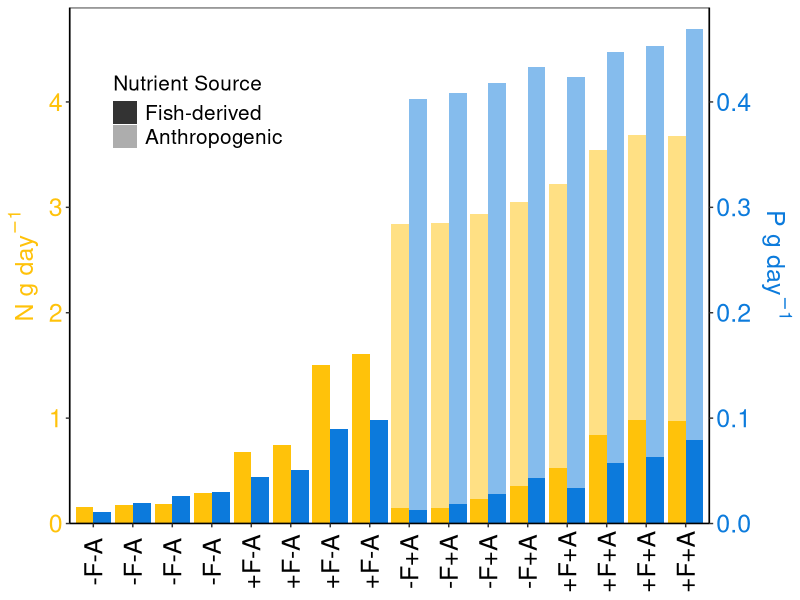

Source code (R): (Note: this script raises an error after producing the figure.)
###########
#This code makes the figures
##########


##Load libraries -------------
library(tidyverse)
library(ggpubr)
library(nortest) #for checking assumptions of linear models
library(nlme) #for lme function for mixed effects models


##Load functions ------------
stand <- function(X) { (X-mean(X,na.rm=T))/(2*sd(X,na.rm=T)) }


##Load data -----------------

databydist <- read_csv('processeddata/alldistdata.csv',
                       col_types = cols(Block = "c",))

bydist1mf <- databydist %>%
  filter(Distance == 1) %>%
  mutate(fish = case_when(fish == "high" ~ "lots",
                          fish == "low" ~ "few")) #flips the alphabetical order of the fish treatments to make interpreting results more intuitive

bydist1m <- databydist %>%
  filter(Distance == 1)

data5nutsLong <- databydist %>%
  ungroup() %>%
  select(Reef, Block, Treatment, Transect, Distance,
         agthalC, bgthalC, agCprod, bgCprod, agCturn, bgCturn) %>%
  mutate(nuttrt = case_when(Distance == 1 ~ case_when(Treatment == "A" ~ "2",
                                                      Treatment == "B" ~ "3",
                                                      Treatment == "C" ~ "4",
                                                      Treatment == "D" ~ "5"),
                            Distance == 20 ~ "1")) %>%
  pivot_longer(cols = c(agthalC:bgthalC, agCprod:bgCprod, agCturn:bgCturn),
               names_to = c("agbg",".value"),
               names_pattern = "(..)(.+)$")
  
data5nutsSummary <- data5nutsLong %>%
  group_by(nuttrt, agbg) %>%
  summarise(Cstockmean = mean(thalC),
            Cstocksd = sd(thalC),
            Cprodmean = mean(Cprod),
            Cprodsd = sd(Cprod),
            Cturnmean = mean(Cturn),
            Cturnsd = sd(Cturn))

##Figure 1 (just the nutrient plot part) -----------------

reefnutsplot <- databydist %>%
  ungroup() %>%
  select(Reef, avgfishN, avgfishP, fertN, fertP) %>%
  mutate(avgfishP = avgfishP * 10, fertP = fertP * 10) %>% #this is for dual axis plotting
  pivot_longer(cols = c(avgfishN,avgfishP,fertN,fertP), 
               names_to = c("source", ".value"), 
               names_pattern = "(.+)(.)$") %>% 
  pivot_longer(cols = c(N,P),
               names_to = "nutrient") %>%
  group_by(Reef, source, nutrient) %>%
  summarise(value = mean(value)) %>%
  group_by(Reef,nutrient) %>%
  mutate(total = cumsum(value),
         ordering = max(total)) %>% #this makes a column with max N and P values repeated for each reef to help with sorting x axis by total N
  ggplot(aes(x=forcats::fct_reorder(Reef, ordering), y=total, fill=nutrient)) +
  geom_col(data = . %>% filter(source=="avgfish"), position = position_dodge(width = 0.9), alpha = 1) +
  geom_col(data = . %>% filter(source=="fert"), position = position_dodge(width = 0.9), alpha = 0.5) +
  geom_tile(aes(y=NA_integer_, alpha = factor(source))) + 
  scale_alpha_manual(values = c(1,0.4), labels = c("avgfish" = "Fish-derived", "fert" = "Anthropogenic")) +
  scale_y_continuous(expression('N'~g~day^-1), sec.axis = sec_axis(~ . / 10, name = expression('P'~g~day^-1)), expand=expansion(mult=0,add=c(0,0.2))) + #removes space at bottom but not top
  theme_classic() + 
  scale_fill_manual(values = c(N = "#FFC20A", P = "#0C7BDC")) +
  labs(alpha= "Nutrient Source") +
  guides(fill = "none") +
  theme(axis.title.y = element_text(color = "#FFC20A", size=18),
        axis.text.y = element_text(color = "#FFC20A", size=18),
        axis.title.y.right = element_text(color = "#0C7BDC", size=18),
        axis.text.y.right = element_text(color = "#0C7BDC", size=18),
        axis.text.x = element_text(size=18, colour = "black", angle = 90, vjust = .5),
        axis.title.x = element_blank(),
        panel.border = element_rect(colour = "black", fill=NA),
        legend.position = "inside",
        legend.position.inside = c(.2,.8),
        legend.title = element_text(size = 15),
        legend.text = element_text(size = 15)) + 
  scale_x_discrete(labels = c('YM1A' = '-F-A', 'YM2A'= '-F-A', 'YM3A'= '-F-A', 'YM4A' = '-F-A',
                              'YM1B' = '+F-A', 'YM2B' = '+F-A', 'YM3B' = '+F-A', 'YM4B' = '+F-A',
                              'YM1C' = '-F+A', 'YM2C' = '-F+A', 'YM3C' = '-F+A', 'YM4C' = '-F+A',
                              'YM1D' = '+F+A', 'YM2D' = '+F+A', 'YM3D' = '+F+A', 'YM4D' = '+F+A'))

ggsave(filename = "fig1.pdf", path="outputs", plot=reefnutsplot, device = "pdf", width = 9, height = 4, units="in", dpi=300)


##Figure 2 -----------------
###a - categorical matrix -------------
####load models ---------
prodmodel1f3 <- lme(stand(log(coreprodweight+1)) ~ fish * fert, random = ~ 1|Block, data= bydist1mf) 
bladeweightmodel1f3 <- lme(stand(log(corebladeweightm2)) ~ fish * fert, random = ~ 1|Block, data= bydist1mf) 
sheathweightmodel1f3 <- lme(stand(log(sheathsm2)) ~ fish * fert, random = ~ 1|Block, data= bydist1mf) 
rhizomeweightmodel1f3 <- lme(stand(log(rhizomesm2)) ~ fish * fert, random = ~ 1|Block, data= bydist1mf) 
rootweightmodel1f3 <- lme(stand(rootsm2) ~ fish * fert, random = ~ 1|Block, data= bydist1mf) 
shootsmodel1f3 <- lme(stand(log(shootsm2+1)) ~ fish * fert, random = ~ 1|Block, data= bydist1mf) 
bladeCmodel1f3 <- lme(stand(meanC_Blades) ~ fish * fert, random = ~ 1|Block, data= bydist1mf) 
bladeNmodel1f3 <- lme(stand(meanN_Blades) ~ fish * fert, random = ~ 1|Block, data= bydist1mf) 
bladePmodel1f3 <- lme(stand(sqrt(meanP_Blades)) ~ fish * fert, random = ~ 1|Block, data= bydist1mf) 
bladedCmodel1f3 <- lme(stand(meandC_Blades) ~ fish * fert, random = ~ 1|Block, data= bydist1mf) 
sheathNmodel1f3 <- lme(stand((meanN_Sheaths)^(1/3)) ~ fish * fert, random = ~ 1|Block, data= bydist1mf) 
sheathPmodel1f3 <- lme(stand(log(meanP_Sheaths)) ~ fish * fert, random = ~ 1|Block, data= bydist1mf) 
sheathdCmodel1f3 <- lme(stand(meandC_Sheaths) ~ fish * fert, random = ~ 1|Block, data= bydist1mf) 
rhizomeCmodel1f3 <- lme(stand(log(meanC_Rhizomes+1)) ~ fish * fert, random = ~ 1|Block, data= bydist1mf) 
rhizomeNmodel1f3 <- lme(stand(log(meanN_Rhizomes)) ~ fish * fert, random = ~ 1|Block, data= bydist1mf) 
rhizomePmodel1f3 <- lme(stand(sqrt(meanP_Rhizomes)) ~ fish * fert, random = ~ 1|Block, data= bydist1mf) 
rhizomedCmodel1f3 <- lme(stand(meandC_Rhizomes) ~ fish * fert, random = ~ 1|Block, data= bydist1mf) 
rootNmodel1f3 <- lme(stand(meanN_Roots) ~ fish * fert, random = ~ 1|Block, data= bydist1mf) 
rootPmodel1f3 <- lme(stand(sqrt(meanP_Roots)) ~ fish * fert, random = ~ 1|Block, data= bydist1mf) 
rootdCmodel1f3 <- lme(stand(meandC_Roots) ~ fish * fert, random = ~ 1|Block, data= bydist1mf)
epsmodel1af3 <- lme(stand(totepweightperarea) ~ fish * fert, random = ~ 1|Block, data= bydist1mf) 
bitesmodel1f3 <- lme(stand(sqrt(corebitesperarea)) ~ fish * fert, random = ~ 1|Block, data= bydist1mf) 

####results matrix compilation -------
mods <- list(prodmodel1f3, bladeweightmodel1f3, sheathweightmodel1f3, rhizomeweightmodel1f3, rootweightmodel1f3,
             shootsmodel1f3, epsmodel1af3, bitesmodel1f3,
             bladeCmodel1f3, bladeNmodel1f3, bladePmodel1f3, bladedCmodel1f3,
             sheathNmodel1f3, sheathPmodel1f3, sheathdCmodel1f3,
             rhizomeCmodel1f3, rhizomeNmodel1f3, rhizomePmodel1f3, rhizomedCmodel1f3,
             rootNmodel1f3, rootPmodel1f3, rootdCmodel1f3)
modresultsmat <- matrix(ncol = 4, nrow = length(mods)) 
modestmat <- matrix(ncol = 4, nrow = length(mods))

for(i in 1:length(mods)){
  modresultsmat[i,] <- summary(mods[[i]])$tTable[,5] 
}

for(i in 1:length(mods)){
  modestmat[i,] <- summary(mods[[i]])$coefficients$fixed 
}


colnames(modresultsmat) <- c('intercept pval', 'fish pval', 'fert pval', 'fish x fert pval')
rownames(modresultsmat) <- c('prod', 'bladeweight', 'sheathweight', 'rhizomeweight', 'rootweight',
                             'shoots', 'epiphytes', 'bites',
                             'bladeC', 'bladeN', 'bladeP', 'bladedC',
                             'sheathN', 'sheathP', 'sheathdC',
                             'rhizomeC', 'rhizomeN', 'rhizomeP', 'rhizomedC',
                             'rootN', 'rootP', 'rootdC')

colnames(modestmat) <- c('intercept est', 'fish est', 'fert est', 'fish x fert est')
rownames(modestmat) <- c('prod', 'bladeweight', 'sheathweight','rhizomeweight', 'rootweight',
                         'shoots', 'epiphytes', 'bites',
                         'bladeC', 'bladeN', 'bladeP', 'bladedC',
                         'sheathN', 'sheathP', 'sheathdC',
                         'rhizomeC', 'rhizomeN', 'rhizomeP', 'rhizomedC',
                         'rootN', 'rootP', 'rootdC')


####make it in ggplot ---------

mat1f <- data.frame(modresultsmat[,"fish pval"]) %>%
  cbind(modestmat[,"fish est"]) %>%
  cbind("treatment" = "fish") %>%
  cbind("response" = c('AG Production', 'Blade Biomass', 'Sheath Biomass', 'Rhizome Biomass', 'Root Biomass', 'Shoot Density', 'Epiphytes', 'Bites',
                       'Blade %C', 'Blade %N', 'Blade %P', 'Blade d13C', 'Sheath %N', 'Sheath %P', 'Sheath d13C',
                       'Rhizome %C', 'Rhizome %N', 'Rhizome %P', 'Rhizome d13C', 'Root %N', 'Root %P', 'Root d13C'))
colnames(mat1f) <- c("pval", "est", "treatment", "response")
rownames(mat1f) <- NULL

mat2f <- data.frame(modresultsmat[,"fert pval"]) %>%
  cbind(modestmat[,"fert est"]) %>%
  cbind("treatment" = "fert") %>%
  cbind("response" = c('AG Production', 'Blade Biomass', 'Sheath Biomass', 'Rhizome Biomass', 'Root Biomass', 'Shoot Density', 'Epiphytes', 'Bites',
                       'Blade %C', 'Blade %N', 'Blade %P', 'Blade d13C', 'Sheath %N', 'Sheath %P', 'Sheath d13C',
                       'Rhizome %C', 'Rhizome %N', 'Rhizome %P', 'Rhizome d13C', 'Root %N', 'Root %P', 'Root d13C'))
colnames(mat2f) <- c("pval", "est", "treatment", "response")
rownames(mat2f) <- NULL

mat3f <- data.frame(modresultsmat[,"fish x fert pval"]) %>%
  cbind(modestmat[,"fish x fert est"]) %>%
  cbind("treatment" = "fish x fert") %>%
  cbind("response" = c('AG Production', 'Blade Biomass', 'Sheath Biomass', 'Rhizome Biomass', 'Root Biomass', 'Shoot Density', 'Epiphytes', 'Bites',
                       'Blade %C', 'Blade %N', 'Blade %P', 'Blade d13C', 'Sheath %N', 'Sheath %P', 'Sheath d13C',
                       'Rhizome %C', 'Rhizome %N', 'Rhizome %P', 'Rhizome d13C', 'Root %N', 'Root %P', 'Root d13C'))
colnames(mat3f) <- c("pval", "est", "treatment", "response")
rownames(mat3f) <- NULL

long1mf <- rbind(mat1f, mat2f, mat3f) %>%
  mutate("signif" = ifelse(pval<0.05,"*","")) %>%
  mutate(group = case_when(grepl('AG Production|Blade Biomass|Sheath Biomass|Rhizome Biomass|Root Biomass|Shoot Density|Blade d13C|Sheath d13C|Rhizome d13C|Root d13C', response) ~ 1,
                           grepl('Blade %C|Blade %N|Blade %P|Sheath %N|Sheath %P|Rhizome %C|Rhizome %N|Rhizome %P|Root %N|Root %P|Epiphytes', response) ~ 2,
                           grepl('Bites', response) ~ 3,
                           TRUE ~ NA))


long1mf$treatment <- factor(long1mf$treatment, levels = c("fish", "fert", "fish x fert"))
long1mf$response <- factor(long1mf$response, levels=c('AG Production', 'Blade Biomass', 'Sheath Biomass', 'Rhizome Biomass', 'Root Biomass', 'Shoot Density', 
                                                      'Blade d13C', 'Sheath d13C', 'Rhizome d13C', 'Root d13C',
                                                      'Blade %C', 'Blade %N', 'Blade %P', 'Sheath %N', 'Sheath %P',
                                                      'Rhizome %C', 'Rhizome %N', 'Rhizome %P', 'Root %N', 'Root %P',
                                                      'Epiphytes', 'Bites'))


catmodelplot1m <- ggplot(long1mf, aes(x=treatment, y=fct_rev(response), fill=est, label=signif)) +
  geom_tile(color = "black",
            lwd = .5,
            linetype = 1,
            size = 2) +
  geom_text(size=8, vjust=0.8) +
  theme_classic() +
  facet_grid(group~., scales = 'free_y', space = 'free_y') +
  theme(strip.background = element_blank(),
        strip.text = element_blank(),
        axis.title = element_blank(),
        axis.line = element_blank(),
        axis.ticks = element_blank(), 
        axis.text.x = element_blank(),
        axis.text.y = element_text(size = 12),
        plot.margin = margin(5,1,5,5),
        legend.position = "none") + #this hides the legend for the combo figure
  scale_fill_gradient2(low = "#1151FF", mid = "white", high = "#D50E0E", midpoint = 0) +
  scale_y_discrete(labels = c('Blade d13C' = expression('Blade'~delta^13*'C'),
                              'Sheath d13C' = expression('Sheath'~delta^13*'C'),
                              'Rhizome d13C' = expression('Rhizome'~delta^13*'C'),
                              'Root d13C' = expression('Root'~delta^13*'C'))) +
  labs(tag = "(a)") +
  scale_x_discrete(labels = c("fish" = "Fish-derived", "fert" = "Anthropogenic", "fish x fert" = "Fish x Anthro")) 

ggsave(filename = "catmatrix.pdf", path="outputs", plot=catmodelplot1m, device = "pdf", width = 3, height = 6, units="in", dpi=300)


###b - continuous matrix -------------
####load models ---------
prodcontmodelN4 <- lme(stand(log(coreprodweight)) ~ stand(totN), random = ~ 1|Block, data= bydist1m) 
prodcontmodelP4 <- lme(stand(log(coreprodweight)) ~ stand(totP), random = ~ 1|Block, data= bydist1m) 
prodcontmodelNP4 <- lme(stand(log(coreprodweight+1)) ~ stand(NP), random = ~ 1|Block, data= bydist1m) 
summary(prodcontmodelN4)$AIC #best
summary(prodcontmodelP4)$AIC #w/in 2
summary(prodcontmodelNP4)$AIC

bladeweightcontmodelN4 <- lme(stand(sqrt(corebladeweightm2)^(1/3)) ~ stand(totN), random = ~ 1|Block, data= bydist1m) 
bladeweightcontmodelP4 <- lme(stand(log(corebladeweightm2+1)) ~ stand(totP), random = ~ 1|Block, data= bydist1m) 
bladeweightcontmodelNP4 <- lme(stand(sqrt(corebladeweightm2+10)) ~ stand(log(NP+10)), random = ~ 1|Block, data= bydist1m) 
summary(bladeweightcontmodelN4)$AIC #best
summary(bladeweightcontmodelP4)$AIC #w/in 2
summary(bladeweightcontmodelNP4)$AIC 

sheathweightcontmodelN4 <- lme(stand(log(sheathsm2+1)) ~ stand(sqrt(totN+1)), random = ~ 1|Block, data= bydist1m) 
sheathweightcontmodelP4 <- lme(stand(log(sheathsm2)) ~ stand(totP^(1/3)), random = ~ 1|Block, data= bydist1m) 
sheathweightcontmodelNP4 <- lme(stand((sheathsm2)^(1/7)) ~ stand((NP)^(1/6)), random = ~ 1|Block, data= bydist1m) 
summary(sheathweightcontmodelN4)$AIC #w/in 2
summary(sheathweightcontmodelP4)$AIC #best

rhzweightcontmodelN4 <- lme(stand(log(rhizomesm2+1)) ~ stand(log(totN+1)), random = ~ 1|Block, data= bydist1m)
rhzweightcontmodelP4 <- lme(stand(log(rhizomesm2+1)) ~ stand(log(totP+1)), random = ~ 1|Block, data= bydist1m) 
rhzweightcontmodelNP4 <- lme(stand(log(rhizomesm2+10)) ~ stand(NP), random = ~ 1|Block, data= bydist1m) 
summary(rhzweightcontmodelP4)$AIC #best

rtweightcontmodelN4 <- lme(stand(sqrt(rootsm2+10)) ~ stand(log(totN+1)), random = ~ 1|Block, data= bydist1m)
rtweightcontmodelP4 <- lme(stand(sqrt(rootsm2+1)) ~ stand(log(totP+1)), random = ~ 1|Block, data= bydist1m)
rtweightcontmodelNP4 <- lme(stand(log(rootsm2+1)) ~ stand(NP), random = ~ 1|Block, data= bydist1m) 
summary(rtweightcontmodelN4)$AIC #best
summary(rtweightcontmodelP4)$AIC #w/in 1

shootcontmodelN4 <- lme(stand(sqrt(shootsm2+1)) ~ stand(log(totN+1)), random = ~ 1|Block, data= bydist1m) 
shootcontmodelP4 <- lme(stand(log(shootsm2+10)) ~ stand(totP), random = ~ 1|Block, data= bydist1m) 
shootcontmodelNP4 <- lme(stand(sqrt(shootsm2+1)) ~ stand(NP), random = ~ 1|Block, data= bydist1m) 
summary(shootcontmodelN4)$AIC #best

epscontmodelN4 <- lme(stand(totepweightperarea^(1/3)) ~ stand(totN), random = ~ 1|Block, data= bydist1m) 
epscontmodelP4 <- lme(stand(totepweightperarea^(1/3)) ~ stand(totP), random = ~ 1|Block, data= bydist1m) 
epscontmodelNP4 <- lme(stand(totepweightperarea^(1/3)) ~ stand(NP), random = ~ 1|Block, data= bydist1m)
summary(epscontmodelN4)$AIC #w/in 2
summary(epscontmodelP4)$AIC #best
summary(epscontmodelNP4)$AIC 

bitescontmodelN4 <- lme(stand((corebitesperarea)^(1/3)) ~ stand(totN), random = ~ 1|Block, data= bydist1m) 
bitescontmodelP4 <- lme(stand(sqrt(corebitesperarea)) ~ stand(totP), random = ~ 1|Block, data= bydist1m) 
bitescontmodelNP4 <- lme(stand(sqrt(corebitesperarea)) ~ stand(NP), random = ~ 1|Block, data= bydist1m) 
summary(bitescontmodelN4)$AIC 
summary(bitescontmodelP4)$AIC
summary(bitescontmodelNP4)$AIC #best

bladeCcontmodelN4 <- lme(stand(meanC_Blades) ~ stand(totN), random = ~ 1|Block, data= bydist1m) 
bladeCcontmodelP4 <- lme(stand(meanC_Blades) ~ stand(totP), random = ~ 1|Block, data= bydist1m) 
bladeCcontmodelNP4 <- lme(stand(meanC_Blades) ~ stand(NP), random = ~ 1|Block, data= bydist1m) 

bladeNcontmodelN4 <- lme(stand(meanN_Blades) ~ stand(totN), random = ~ 1|Block, data= bydist1m) 
bladeNcontmodelP4 <- lme(stand(log(meanN_Blades+1)) ~ stand(log(totP+1)), random = ~ 1|Block, data= bydist1m) 
bladeNcontmodelNP4 <- lme(stand(meanN_Blades) ~ stand(NP), random = ~ 1|Block, data= bydist1m) 
summary(bladeNcontmodelN4)$AIC
summary(bladeNcontmodelP4)$AIC #best
summary(bladeNcontmodelNP4)$AIC 

bladePcontmodelN4 <- lme(stand(log(meanP_Blades+1)) ~ stand(log(totN)), random = ~ 1|Block, data= bydist1m) 
bladePcontmodelP4 <- lme(stand(log(meanP_Blades)) ~ stand(totP), random = ~ 1|Block, data= bydist1m) 
bladePcontmodelNP4 <- lme(stand(meanP_Blades) ~ stand(log(NP+1)), random = ~ 1|Block, data= bydist1m) 
summary(bladePcontmodelN4)$AIC
summary(bladePcontmodelP4)$AIC #best
summary(bladePcontmodelNP4)$AIC 

bladedCcontmodelN4 <- lme(stand(log(meandC_Blades+100)) ~ stand(totN), random = ~ 1|Block, data= bydist1m) 
bladedCcontmodelP4 <- lme(stand(log(meandC_Blades+100)) ~ stand(log(totP)), random = ~ 1|Block, data= bydist1m) 
bladedCcontmodelNP4 <- lme(stand(log(meandC_Blades+100)) ~ stand(log(NP)), random = ~ 1|Block, data= bydist1m) 
summary(bladedCcontmodelN4)$AIC 
summary(bladedCcontmodelP4)$AIC #best
summary(bladedCcontmodelNP4)$AIC 

sheathNcontmodelN4 <- lme(stand((meanN_Sheaths)^(1/3)) ~ stand((totN)^(1/5)), random = ~ 1|Block, data= bydist1m) 
sheathNcontmodelP4 <- lme(stand(log(meanN_Sheaths)) ~ stand(log(totP)), random = ~ 1|Block, data= bydist1m) 
sheathNcontmodelNP4 <- lme(stand(meanN_Sheaths) ~ stand(NP), random = ~ 1|Block, data= bydist1m) 
summary(sheathNcontmodelN4)$AIC #best
summary(sheathNcontmodelP4)$AIC #w/in 1
summary(sheathNcontmodelNP4)$AIC

sheathPcontmodelN4 <- lme(stand(log(meanP_Sheaths)) ~ stand(totN), random = ~ 1|Block, data= bydist1m) 
sheathPcontmodelP4 <- lme(stand(sqrt(meanP_Sheaths)) ~ stand(totP), random = ~ 1|Block, data= bydist1m) 
sheathPcontmodelNP4 <- lme(stand((meanP_Sheaths)^(1/4)) ~ stand((NP)^(1/3)), random = ~ 1|Block, data= bydist1m) 
summary(sheathPcontmodelN4)$AIC #best
summary(sheathPcontmodelP4)$AIC #w/in 2
summary(sheathPcontmodelNP4)$AIC 

sheathdCcontmodelN4 <- lme(stand(meandC_Sheaths) ~ stand(totN), random = ~ 1|Block, data= bydist1m) 
sheathdCcontmodelP4 <- lme(stand(meandC_Sheaths) ~ stand(log(totP)), random = ~ 1|Block, data= bydist1m) 
sheathdCcontmodelNP4 <- lme(stand(meandC_Sheaths) ~ stand(sqrt(NP)), random = ~ 1|Block, data= bydist1m) 
summary(sheathdCcontmodelN4)$AIC #w/in 2
summary(sheathdCcontmodelP4)$AIC #best
summary(sheathdCcontmodelNP4)$AIC

rhzCcontmodelN4 <- lme(stand(meanC_Rhizomes) ~ stand(totN), random = ~ 1|Block, data= bydist1m) 
rhzCcontmodelP4 <- lme(stand(log(meanC_Rhizomes+10)) ~ stand(sqrt(totP+1)), random = ~ 1|Block, data= bydist1m) 
rhzCcontmodelNP4 <- lme(stand(log(meanC_Rhizomes+10)) ~ stand(NP), random = ~ 1|Block, data= bydist1m) 
summary(rhzCcontmodelN4)$AIC #best

rhzNcontmodelN4 <- lme(stand(log(meanN_Rhizomes)) ~ stand(totN), random = ~ 1|Block, data= bydist1m) 
rhzNcontmodelP4 <- lme(stand(sqrt(meanN_Rhizomes)) ~ stand(totP), random = ~ 1|Block, data= bydist1m) 
rhzNcontmodelNP4 <- lme(stand(log(meanN_Rhizomes)) ~ stand(NP), random = ~ 1|Block, data= bydist1m) 

rhzPcontmodelN4 <- lme(stand(log(meanP_Rhizomes)) ~ stand(log(totN)), random = ~ 1|Block, data= bydist1m) 
rhzPcontmodelP4 <- lme(stand(log(meanP_Rhizomes)) ~ stand(sqrt(totP+1)), random = ~ 1|Block, data= bydist1m) 
rhzPcontmodelNP4 <- lme(stand(meanP_Rhizomes) ~ stand(log(NP+1)), random = ~ 1|Block, data= bydist1m) 
summary(rhzPcontmodelN4)$AIC 
summary(rhzPcontmodelP4)$AIC #best
summary(rhzPcontmodelNP4)$AIC 

rhzdCcontmodelN4 <- lme(stand(meandC_Rhizomes) ~ stand(totN), random = ~ 1|Block, data= bydist1m) 
rhzdCcontmodelP4 <- lme(stand(meandC_Rhizomes) ~ stand(log(totP)), random = ~ 1|Block, data= bydist1m) 
rhzdCcontmodelNP4 <- lme(stand(meandC_Rhizomes) ~ stand(NP), random = ~ 1|Block, data= bydist1m) 
summary(rhzdCcontmodelN4)$AIC #best
summary(rhzdCcontmodelP4)$AIC #w/in 1
summary(rhzdCcontmodelNP4)$AIC

rtNcontmodelN4 <- lme(stand(log(meanN_Roots+10)) ~ stand(totN), random = ~ 1|Block, data= bydist1m) 
rtNcontmodelP4 <- lme(stand(meanN_Roots) ~ stand(totP), random = ~ 1|Block, data= bydist1m) 
rtNcontmodelNP4 <- lme(stand(meanN_Roots) ~ stand(NP), random = ~ 1|Block, data= bydist1m) 

rtPcontmodelN4 <- lme(stand(meanP_Roots^(1/5)) ~ stand(totN^(1/4)), random = ~ 1|Block, data= bydist1m) 
rtPcontmodelP4 <- lme(stand(log(meanP_Roots)) ~ stand(log(totP)), random = ~ 1|Block, data= bydist1m) 
rtPcontmodelNP4 <- lme(stand(log(meanP_Roots+1)) ~ stand(log(NP)), random = ~ 1|Block, data= bydist1m) 
summary(rtPcontmodelN4)$AIC 
summary(rtPcontmodelP4)$AIC #best
summary(rtPcontmodelNP4)$AIC

rtdCcontmodelN4 <- lme(stand(meandC_Roots) ~ stand(totN), random = ~ 1|Block, data= bydist1m) 
rtdCcontmodelP4 <- lme(stand(sqrt(meandC_Roots+100)) ~ stand(log(totP)), random = ~ 1|Block, data= bydist1m) 
rtdCcontmodelNP4 <- lme(stand(log(meandC_Roots+10)) ~ stand(log(NP)), random = ~ 1|Block, data= bydist1m) 
summary(rtdCcontmodelN4)$AIC #best
summary(rtdCcontmodelP4)$AIC #w/in 2
summary(rtdCcontmodelNP4)$AIC


####results matrix compilation -------
mods1 <- list(prodcontmodelN4, bladeweightcontmodelN4, sheathweightcontmodelN4, rhzweightcontmodelN4, rtweightcontmodelN4,
              shootcontmodelN4, epscontmodelN4, bitescontmodelN4,
              bladeCcontmodelN4, bladeNcontmodelN4, bladePcontmodelN4, bladedCcontmodelN4,
              sheathNcontmodelN4, sheathPcontmodelN4, sheathdCcontmodelN4,
              rhzCcontmodelN4, rhzNcontmodelN4, rhzPcontmodelN4, rhzdCcontmodelN4,
              rtNcontmodelN4, rtPcontmodelN4, rtdCcontmodelN4)
modresultsmatN <- matrix(ncol = 2, nrow = length(mods1))
modestmatN <- matrix(ncol = 2, nrow = length(mods1))

for(i in 1:length(mods1)){
  modresultsmatN[i,] <- summary(mods1[[i]])$tTable[,5] 
}

for(i in 1:length(mods1)){
  modestmatN[i,] <- summary(mods1[[i]])$coefficients$fixed 
}


colnames(modresultsmatN) <- c('intercept', 'Npval')
rownames(modresultsmatN) <- c('prod', 'bladeweight', 'sheathweight', 'rhizomeweight', 'rootweight',
                              'shoots', 'epiphytes', 'bites',
                              'bladeC', 'bladeN', 'bladeP', 'bladedC',
                              'sheathN', 'sheathP', 'sheathdC',
                              'rhizomeC', 'rhizomeN', 'rhizomeP', 'rhizomedC',
                              'rootN', 'rootP', 'rootdC')
colnames(modestmatN) <- c('intercept', 'N')
rownames(modestmatN) <- c('prod', 'bladeweight', 'sheathweight', 'rhizomeweight', 'rootweight',
                          'shoots', 'epiphytes', 'bites',
                          'bladeC', 'bladeN', 'bladeP', 'bladedC',
                          'sheathN', 'sheathP', 'sheathdC',
                          'rhizomeC', 'rhizomeN', 'rhizomeP', 'rhizomedC',
                          'rootN', 'rootP', 'rootdC')

modresultsmatN2 <- cbind(modresultsmatN, N=modestmatN[,"N"])



mods2 <- list(prodcontmodelP4, bladeweightcontmodelP4, sheathweightcontmodelP4, rhzweightcontmodelP4, rtweightcontmodelP4,
              shootcontmodelP4, epscontmodelP4, bitescontmodelP4,
              bladeCcontmodelP4, bladeNcontmodelP4, bladePcontmodelP4, bladedCcontmodelP4,
              sheathNcontmodelP4, sheathPcontmodelP4, sheathdCcontmodelP4,
              rhzCcontmodelP4, rhzNcontmodelP4, rhzPcontmodelP4, rhzdCcontmodelP4,
              rtNcontmodelP4, rtPcontmodelP4, rtdCcontmodelP4)
modresultsmatP <- matrix(ncol = 2, nrow = length(mods2)) 
modestmatP <- matrix(ncol = 2, nrow = length(mods2))

for(i in 1:length(mods2)){
  modresultsmatP[i,] <- summary(mods2[[i]])$tTable[,5] 
}

for(i in 1:length(mods2)){
  modestmatP[i,] <- summary(mods2[[i]])$coefficients$fixed 
}


colnames(modresultsmatP) <- c('intercept', 'Ppval')
rownames(modresultsmatP) <- c('prod', 'bladeweight', 'sheathweight', 'rhizomeweight', 'rootweight',
                              'shoots', 'epiphytes', 'bites',
                              'bladeC', 'bladeN', 'bladeP', 'bladedC',
                              'sheathN', 'sheathP', 'sheathdC',
                              'rhizomeC', 'rhizomeN', 'rhizomeP', 'rhizomedC',
                              'rootN', 'rootP', 'rootdC')
colnames(modestmatP) <- c('intercept', 'P')
rownames(modestmatP) <- c('prod', 'bladeweight', 'sheathweight', 'rhizomeweight', 'rootweight',
                          'shoots', 'epiphytes', 'bites',
                          'bladeC', 'bladeN', 'bladeP', 'bladedC',
                          'sheathN', 'sheathP', 'sheathdC',
                          'rhizomeC', 'rhizomeN', 'rhizomeP', 'rhizomedC',
                          'rootN', 'rootP', 'rootdC')

modresultsmatP2 <- cbind(modresultsmatP, P=modestmatP[,"P"])



mods3 <- list(prodcontmodelNP4, bladeweightcontmodelNP4, sheathweightcontmodelNP4, rhzweightcontmodelNP4, rtweightcontmodelNP4,
              shootcontmodelNP4, epscontmodelNP4, bitescontmodelNP4,
              bladeCcontmodelNP4, bladeNcontmodelNP4, bladePcontmodelNP4, bladedCcontmodelNP4,
              sheathNcontmodelNP4, sheathPcontmodelNP4, sheathdCcontmodelNP4,
              rhzCcontmodelNP4, rhzNcontmodelNP4, rhzPcontmodelNP4, rhzdCcontmodelNP4,
              rtNcontmodelNP4, rtPcontmodelNP4, rtdCcontmodelNP4)
modresultsmatNP <- matrix(ncol = 2, nrow = length(mods3)) 
modestmatNP <- matrix(ncol = 2, nrow = length(mods3))

for(i in 1:length(mods3)){
  modresultsmatNP[i,] <- summary(mods3[[i]])$tTable[,5] 
}

for(i in 1:length(mods3)){
  modestmatNP[i,] <- summary(mods3[[i]])$coefficients$fixed 
}


colnames(modresultsmatNP) <- c('intercept', 'NPpval')
rownames(modresultsmatNP) <- c('prod', 'bladeweight', 'sheathweight', 'rhizomeweight', 'rootweight',
                               'shoots', 'epiphytes', 'bites',
                               'bladeC', 'bladeN', 'bladeP', 'bladedC',
                               'sheathN', 'sheathP', 'sheathdC',
                               'rhizomeC', 'rhizomeN', 'rhizomeP', 'rhizomedC',
                               'rootN', 'rootP', 'rootdC')
colnames(modestmatNP) <- c('intercept', 'NP')
rownames(modestmatNP) <- c('prod', 'bladeweight', 'sheathweight', 'rhizomeweight', 'rootweight',
                           'shoots', 'epiphytes', 'bites',
                           'bladeC', 'bladeN', 'bladeP', 'bladedC',
                           'sheathN', 'sheathP', 'sheathdC',
                           'rhizomeC', 'rhizomeN', 'rhizomeP', 'rhizomedC',
                           'rootN', 'rootP', 'rootdC')

modresultsmatNP2 <- cbind(modresultsmatNP, NP=modestmatNP[,"NP"])


####make it in ggplot -----------------

matN2 <- data.frame(modresultsmatN2[,2:3])
matN2 <- cbind(matN2, "treament" = "N")
matN2 <- cbind(matN2, "response" = c('AG Production', 'Blade Biomass', 'Sheath Biomass', 'Rhizome Biomass', 'Root Biomass', 'Shoot Density', 'Epiphytes', 'Bites',
                                     'Blade %C', 'Blade %N', 'Blade %P', 'Blade d13C', 'Sheath %N', 'Sheath %P', 'Sheath d13C',
                                     'Rhizome %C', 'Rhizome %N', 'Rhizome %P', 'Rhizome d13C', 'Root %N', 'Root %P', 'Root d13C'))
colnames(matN2) <- c("pval", "est", "treatment", "response")
rownames(matN2) <- NULL
matP2 <- data.frame(modresultsmatP2[,2:3])
matP2 <- cbind(matP2, "treament" = "P")
matP2 <- cbind(matP2, "response" = c('AG Production', 'Blade Biomass', 'Sheath Biomass', 'Rhizome Biomass', 'Root Biomass', 'Shoot Density', 'Epiphytes', 'Bites',
                                     'Blade %C', 'Blade %N', 'Blade %P', 'Blade d13C', 'Sheath %N', 'Sheath %P', 'Sheath d13C',
                                     'Rhizome %C', 'Rhizome %N', 'Rhizome %P', 'Rhizome d13C', 'Root %N', 'Root %P', 'Root d13C'))
colnames(matP2) <- c("pval", "est", "treatment", "response")
rownames(matP2) <- NULL
matNP2 <- data.frame(modresultsmatNP2[,2:3])
matNP2 <- cbind(matNP2, "treament" = "NP")
matNP2 <- cbind(matNP2, "response" = c('AG Production', 'Blade Biomass', 'Sheath Biomass', 'Rhizome Biomass', 'Root Biomass', 'Shoot Density', 'Epiphytes', 'Bites',
                                       'Blade %C', 'Blade %N', 'Blade %P', 'Blade d13C', 'Sheath %N', 'Sheath %P', 'Sheath d13C',
                                       'Rhizome %C', 'Rhizome %N', 'Rhizome %P', 'Rhizome d13C', 'Root %N', 'Root %P', 'Root d13C'))
colnames(matNP2) <- c("pval", "est", "treatment", "response")
rownames(matNP2) <- NULL

long1m <- rbind(matN2, matP2, matNP2)
long1m <- cbind(long1m, "signif" = ifelse(long1m$pval<0.05,"*",""))


long1m$treatment <- factor(long1m$treatment, levels = c("N", "P", "NP"))
long1m$response <- factor(long1m$response, levels=c('AG Production', 'Blade Biomass', 'Sheath Biomass', 'Rhizome Biomass', 'Root Biomass', 'Shoot Density', 
                                                    'Blade d13C', 'Sheath d13C', 'Rhizome d13C', 'Root d13C',
                                                    'Blade %C', 'Blade %N', 'Blade %P', 'Sheath %N', 'Sheath %P',
                                                    'Rhizome %C', 'Rhizome %N', 'Rhizome %P', 'Root %N', 'Root %P',
                                                    'Epiphytes', 'Bites'))

long1m <- cbind(long1m, "bestmodel" = c(1,1,1,0,1,1,1,0,0,0,0,0,1,1,1,1,0,0,1,0,0,1,
                                        1,1,1,1,1,0,1,0,0,1,1,1,1,1,1,0,0,1,1,0,1,1,
                                        0,0,0,0,0,0,0,1,0,0,0,0,0,0,0,0,0,0,0,0,0,0)) #these need to be in order of data, not order of levels
long1m <- cbind(long1m, "group" = case_when(grepl('AG Production|Blade Biomass|Sheath Biomass|Rhizome Biomass|Root Biomass|Shoot Density|Blade d13C|Sheath d13C|Rhizome d13C|Root d13C', long1m$response) ~ 1,
                                            grepl('Blade %C|Blade %N|Blade %P|Sheath %N|Sheath %P|Rhizome %C|Rhizome %N|Rhizome %P|Root %N|Root %P|Epiphytes', long1m$response) ~ 2,
                                            grepl('Bites', long1m$response) ~ 3,
                                            TRUE ~ NA))

contmodelplot1m <- ggplot(long1m, aes(x=treatment, y=fct_rev(response), fill=est, label=signif)) +
  geom_tile(color = "black",
            lwd = .5,
            linetype = 1,
            size = 2) +
  geom_text(size=8, vjust=0.8, aes(color=factor(bestmodel))) +
  scale_color_manual(values = c("black", "white")) +
  theme_classic() +
  facet_grid(group~., scales = 'free_y', space = 'free_y') +
  theme(strip.background = element_blank(),
        strip.text = element_blank(),
        axis.title = element_blank(),
        axis.line = element_blank(),
        axis.ticks = element_blank(),
        axis.text.x = element_blank(),
        legend.text = element_text(size = 10),
        legend.title = element_text(size = 12),
        axis.text.y = element_blank(), #hides y axis labels for combo figure
        plot.margin = margin(5,20,5,5)) +
  scale_fill_gradient2(low = "#1151FF", mid = "white", high = "#D50E0E", midpoint = 0) +
  guides(fill = guide_colourbar(title = "Effect Size", size = 12),
         color = "none") + 
  labs(tag = "(b)") +
  scale_y_discrete(labels = c('Blade d13C' = expression('Blade'~delta^13*'C'),
                              'Sheath d13C' = expression('Sheath'~delta^13*'C'),
                              'Rhizome d13C' = expression('Rhizome'~delta^13*'C'),
                              'Root d13C' = expression('Root'~delta^13*'C')))

ggsave(filename = "contmatrix.pdf", path="outputs", plot=contmodelplot1m, device = "pdf", width = 3, height = 5.5, units="in", dpi=300)


###c - summary matrix -------------
combosummary <- tibble(treatment = c("fish","fish","fish", "fert","fert","fert", "fish x fert","fish x fert","fish x fert",
                                     "N","N","N","P","P","P","NP","NP","NP"),
                       group = c("Quantity","Quality","Herbivory","Quantity","Quality","Herbivory","Quantity","Quality","Herbivory",
                                 "Quantity","Quality","Herbivory","Quantity","Quality","Herbivory","Quantity","Quality","Herbivory"),
                       total = c(2,4,0,8,7,0,1,0,1,
                                 8,4,0,9,7,0,0,0,1),
                       xgroup = case_when(grepl('fish|fert|fish x fert', treatment) ~ 1,
                                          grepl('N|P|NP', treatment) ~ 2,
                                          TRUE ~ NA)) %>%
  mutate(treatment = factor(treatment, levels = c("fish", "fert", "fish x fert", "N", "P", "NP")),
         group = factor(group, levels = c("Quantity", "Quality", "Herbivory"))) %>%
  ggplot(aes(x=treatment, y=fct_rev(group), label=total)) +
  geom_tile(color = "black",
            lwd = .5,
            linetype = 1,
            fill = "white") +
  geom_text(size=4.5) + 
  theme_classic() +
  facet_grid(.~xgroup, scales = 'free_x', space = 'free_x') +
  theme(strip.background = element_blank(),
        strip.text = element_blank(),
        axis.title = element_blank(),
        axis.line = element_blank(),
        axis.ticks = element_blank(),
        axis.text.x = element_text(angle = 45, hjust = 1, vjust = 1.1, size = 12), 
        axis.text.y = element_text(size = 12),
        plot.margin = margin(5,98,89,50.5)) +
  theme(panel.spacing.x = unit(1.6, "lines")) +
  labs(tag = "(c)") +
  scale_x_discrete(labels = c("fish" = "Fish-derived", "fert" = "Anthropogenic", "fish x fert" = "Fish x Anthro", "NP" = "N:P")) 

ggsave(filename = "matrixsummary.pdf", path="outputs", plot=combosummary, device = "pdf", width = 3.7, height = 2.5, units="in", dpi=300)


###Fig 2 all together -------------

fig2long <- ggpubr::ggarrange(ggarrange(catmodelplot1m,contmodelplot1m, ncol=2, nrow=1),
                              ggarrange(combosummary,ncol=1,nrow = 1), nrow=2, heights = c(2,1))

ggsave(filename = "fig2.pdf", path="outputs", plot=fig2long, device = "pdf", width = 5, height = 9.5, units="in", dpi=300)

##Figure 4 (addition to the scaled seagrass images) -----------------

Cstockcomboplot <- ggplot() + 
  geom_point(aes(x=nuttrt, y=thalC, color=agbg), data= data5nutsLong,
             alpha=0.3, position = position_jitterdodge(dodge.width = 0.75, jitter.width = 0.2), size = 3) + 
  geom_pointrange(aes(x=nuttrt, y=Cstockmean, 
                      ymin=Cstockmean-Cstocksd, ymax=Cstockmean+Cstocksd,
                      color=agbg), data= data5nutsSummary,
                  position = position_dodge(width = 0.75), fatten = 9, linewidth = 1) +
  theme_classic() +
  labs(x = "Nutrient treatment",
       y = expression('C Stock ('*gC~m^-2*')'),
       tag = "(b)") +
  scale_x_discrete(labels = c('1' = "B",
                              '2' = "-F-A",
                              '3' = "+F-A",
                              '4' = "-F+A",
                              '5' = "+F+A")) +
  theme(axis.text = element_text(size=15),
        axis.title = element_text(size=17, color = "black"),
        legend.title= element_blank(),
        legend.text = element_text(size=17),
        plot.tag = element_text(size=17)) +
  scale_color_manual(values = c("#4C6444", "#8A6240"), labels = c("Aboveground", "Belowground")) +
  theme(panel.border = element_rect(colour = "black", fill=NA))

Cprodcomboplot <- ggplot() + 
  geom_point(aes(x=nuttrt, y=Cprod, color=agbg), data= data5nutsLong,
             alpha=0.3, position = position_jitterdodge(dodge.width = 0.75, jitter.width = 0.2), size = 3) + 
  geom_pointrange(aes(x=nuttrt, y=Cprodmean, 
                      ymin=Cprodmean-Cprodsd, ymax=Cprodmean+Cprodsd,
                      color=agbg), data= data5nutsSummary,
                  position = position_dodge(width = 0.75), fatten = 9, linewidth = 1) +
  theme_classic() +
  labs(x = "Nutrient treatment",
       y = expression('C Production ('*gC~m^-2~d^-1*')'),
       tag = "(c)") +
  scale_x_discrete(labels = c('1' = "B",
                              '2' = "-F-A",
                              '3' = "+F-A",
                              '4' = "-F+A",
                              '5' = "+F+A")) +
  theme(axis.text = element_text(size=15),
        axis.title = element_text(size=17, color = "black"),
        legend.title= element_blank(),
        legend.text = element_text(size=17),
        plot.tag = element_text(size=17)) +
  scale_color_manual(values = c("#4C6444", "#8A6240"), labels = c("Aboveground", "Belowground")) +
  theme(panel.border = element_rect(colour = "black", fill=NA))

Cturncomboplot <- ggplot() + 
  geom_point(aes(x=nuttrt, y=Cturn, color=agbg), data= data5nutsLong,
             alpha=0.3, position = position_jitterdodge(dodge.width = 0.75, jitter.width = 0.2), size = 3) + 
  geom_pointrange(aes(x=nuttrt, y=Cturnmean, 
                      ymin=Cturnmean-Cturnsd, ymax=Cturnmean+Cturnsd,
                      color=agbg), data= data5nutsSummary,
                  position = position_dodge(width = 0.75), fatten = 9, linewidth = 1) +
  theme_classic() +
  labs(x = "Nutrient treatment",
       y = expression('C Turnover ('*d^-1*')'),
       tag = "(d)") +
  scale_x_discrete(labels = c('1' = "B",
                              '2' = "-F-A",
                              '3' = "+F-A",
                              '4' = "-F+A",
                              '5' = "+F+A")) +
  theme(axis.text = element_text(size=15),
        axis.title = element_text(size=17, color = "black"),
        legend.title = element_blank(),
        legend.text = element_text(size=17),
        plot.tag = element_text(size=17)) +
  scale_color_manual(values = c("#4C6444", "#8A6240"), labels = c("Aboveground", "Belowground")) +
  theme(panel.border = element_rect(colour = "black", fill=NA))

plotsforfig4 <- ggpubr::ggarrange(Cstockcomboplot, Cprodcomboplot, Cturncomboplot,
                  ncol = 3, nrow = 1,
                  common.legend = T, legend = "bottom", widths = c(1,1,1.05))

ggsave(filename = "fig4bcd.pdf", path="outputs", plot=plotsforfig4, device = "pdf", width = 13.5, height = 5, units="in", dpi=300)


##Figure 5 -----------------
agCturn_comboplot <- databydist %>%
  ggplot(aes(x=avgheight, y=agCturn, fill=shootsm2)) +
  geom_point(pch=21, colour="white", stroke=.2, size=5) + 
  theme_classic() +
  labs(y=expression('AG C Turnover ('*day^-1*')'),
       x='Blade Height (mm)',
       fill=expression('Shoots'~m^-2),
       tag = "(a)") +
  theme(legend.position="bottom",
        axis.text = element_text(size = 13.5), 
        axis.title = element_text(size = 15),
        legend.title = element_text(size = 15),
        plot.tag = element_text(size=15)) + 
  theme(panel.border = element_rect(colour = "black", fill=NA))

bgCturn_comboplot <- databydist %>%
  ggplot(aes(x=avgheight, y=bgCturn, fill=shootsm2)) +
  geom_point(pch=21, colour="white", stroke=.2, size=5) + 
  theme_classic() +
  labs(y=expression('BG C Turnover ('*day^-1*')'),
       x='Blade Height (mm)',
       fill=expression('Shoots'~m^-2),
       tag = "(b)") +
  theme(legend.position="bottom",
        axis.text = element_text(size = 13.5), 
        axis.title = element_text(size = 15),
        legend.title = element_text(size = 15),
        plot.tag = element_text(size=15)) +
  theme(panel.border = element_rect(colour = "black", fill=NA))

totCturn_comboplot <- databydist %>%
  ggplot(aes(x=avgheight, y=totCturn, fill=shootsm2)) +
  geom_point(pch=21, colour="white", stroke=.2, size=5) + #stroke changes size of border
  theme_classic() +
  labs(y=expression('Total C Turnover ('*day^-1*')'),
       x='Blade Height (mm)',
       fill=expression('Shoots'~m^-2),
       tag = "(c)") +
  theme(legend.position="bottom",
        axis.text = element_text(size = 13.5), 
        axis.title = element_text(size = 15),
        legend.title = element_text(size = 15),
        plot.tag = element_text(size=15)) +
  theme(panel.border = element_rect(colour = "black", fill=NA))

corrsforfig5 <- ggpubr::ggarrange(agCturn_comboplot, bgCturn_comboplot, totCturn_comboplot,
                                   ncol = 3, nrow = 1, common.legend = T, legend="bottom")

ggsave(filename = "fig5.pdf", path="outputs", plot=corrsforfig5, device = "pdf", width = 14, height = 4.5, units="in", dpi=300)
